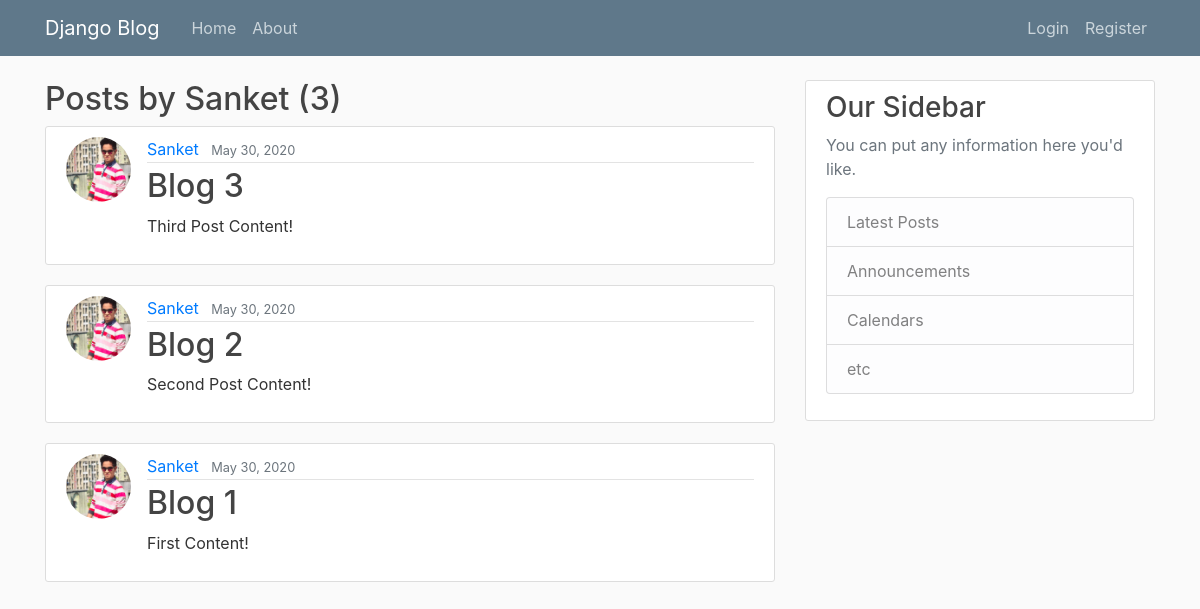
The app's page /blog/user/Sanket, older data.
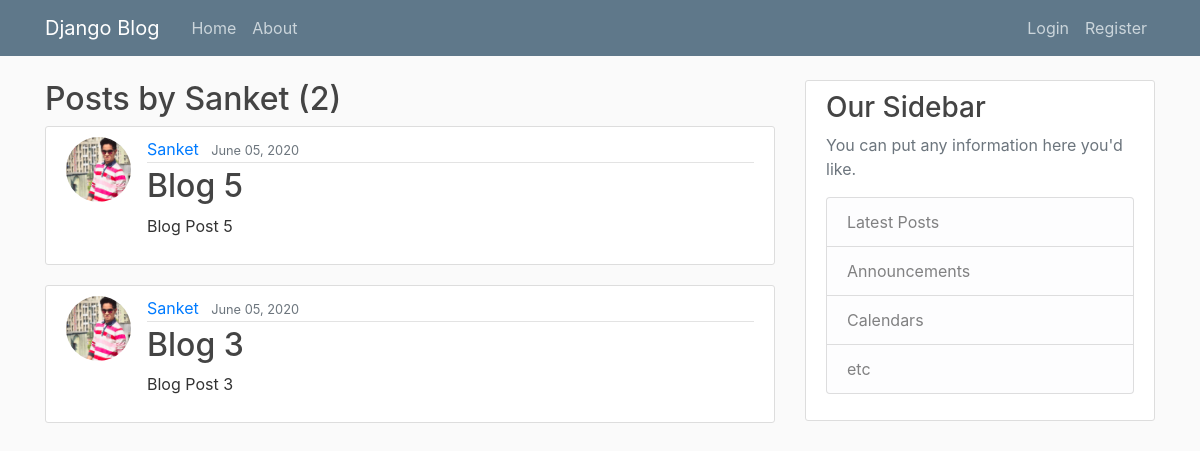
The same page, newer data.
### blog/models.py (models this page shows, shortened)
class Post(models.Model):
	title = models.CharField(max_length=100)
	content = models.TextField()
	date_posted = models.DateTimeField(default=timezone.now)
	author = models.ForeignKey(User, on_delete=models.CASCADE)

### users/models.py (models this page shows, shortened)
class Profile(models.Model):
	user = models.OneToOneField(User, on_delete = models.CASCADE) # If user deleted, delete profile
	image = models.ImageField(default='default.jpg', upload_to='profile_pics')

### blog/views.py (the view)
# urls.py: path('user/<str:username>', UserPostListView.as_view(), name='user-posts'),
class UserPostListView(ListView):
	model = Post
	template_name = 'blog/user_posts.html'
	context_object_name = 'posts'
	paginate_by = 4
	def get_queryset(self):
		user = get_object_or_404(User, username=self.kwargs.get('username'))
		return Post.objects.filter(author=user).order_by('-date_posted')

### blog/templates/blog/user_posts.html (shortened to what this page needs)
{% extends "blog/base.html" %}
{% block content %}
	<h2>Posts by {{ view.kwargs.username }} ({{ page_obj.paginator.count }})</h2>
	{% for post in posts %}
		<article class="media content-section">
			<img class="rounded-circle article-img" src="{{ post.author.profile.image.url }}">
		  	<div class="media-body">
		    	<div class="article-metadata">
		      		<a class="mr-2" href="{% url 'user-posts' post.author.username %}">{{ post.author }}</a>
		      		<small class="text-muted">{{ post.date_posted|date:"F d, Y" }}</small>
		    	</div>
		    		<h2><a class="article-title" href="{% url 'post-detail' post.id %}">{{ post.title }}</a></h2>
		    		<p class="article-content">{{ post.content }}</p>
		  	</div>
		</article>
	{% endfor %}
{% endblock content %}

Row changes from the older to the newer data that the page shows:
removed Post: author.profile.image (picture), author "Sanket", date_posted "May 30, 2020", title "Blog 3", content "Third Post Content!"
removed Post: author.profile.image (picture), author "Sanket", date_posted "May 30, 2020", title "Blog 2", content "Second Post Content!"
removed Post: author.profile.image (picture), author "Sanket", date_posted "May 30, 2020", title "Blog 1", content "First Content!"
added Post: author.profile.image (picture), author "Sanket", date_posted "June 05, 2020", title "Blog 5", content "Blog Post 5"
added Post: author.profile.image (picture), author "Sanket", date_posted "June 05, 2020", title "Blog 3", content "Blog Post 3"
Text that changed along with them:
{{ page_obj.paginator.count }}: "3" → "2"
